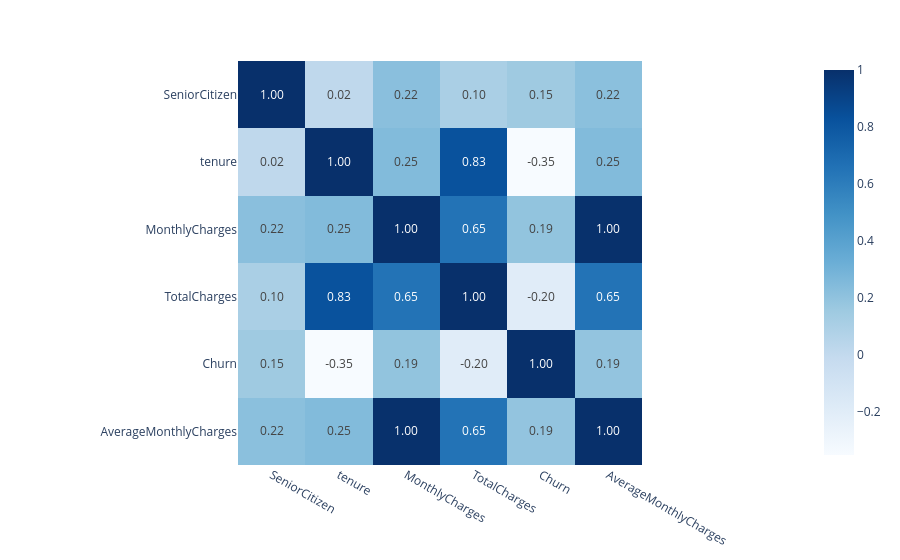

Notebook code for this chart:
### Code cell
corr = X[numerical_features].corr()
px.imshow(df.corr(numeric_only = True), color_continuous_scale="Blues", text_auto = "0.2f")

### Figure 1 — Plotly figure (JSON) as saved in the notebook; plotly's stock layout.template omitted (floating-point values rounded to 4 significant figures)
{"data": [{"coloraxis": "coloraxis", "hovertemplate": "x: %{x}<br>y: %{y}<br>color: %{z}<extra></extra>", "name": "0", "texttemplate": "%{z:0.2f}", "type": "heatmap", "x": ["SeniorCitizen", "tenure", "MonthlyCharges", "TotalCharges", "Churn", "AverageMonthlyCharges"], "xaxis": "x", "y": ["SeniorCitizen", "tenure", "MonthlyCharges", "TotalCharges", "Churn", "AverageMonthlyCharges"], "yaxis": "y", "z": [[1.0, 0.01657, 0.2202, 0.1027, 0.1509, 0.2176], [0.01657, 1.0, 0.2479, 0.8255, -0.3522, 0.2462], [0.2202, 0.2479, 1.0, 0.6509, 0.1934, 0.9962], [0.1027, 0.8255, 0.6509, 1.0, -0.199, 0.6509], [0.1509, -0.3522, 0.1934, -0.199, 1.0, 0.192], [0.2176, 0.2462, 0.9962, 0.6509, 0.192, 1.0]]}], "layout": {"coloraxis": {"autocolorscale": false, "colorscale": [[0, "rgb(247,251,255)"], [0.125, "rgb(222,235,247)"], [0.25, "rgb(198,219,239)"], [0.375, "rgb(158,202,225)"], [0.5, "rgb(107,174,214)"], [0.625, "rgb(66,146,198)"], [0.75, "rgb(33,113,181)"], [0.875, "rgb(8,81,156)"], [1, "rgb(8,48,107)"]]}, "margin": {"t": 60}, "xaxis": {"anchor": "y", "constrain": "domain", "domain": [0, 1], "scaleanchor": "y"}, "yaxis": {"anchor": "x", "autorange": "reversed", "constrain": "domain", "domain": [0, 1]}}}
